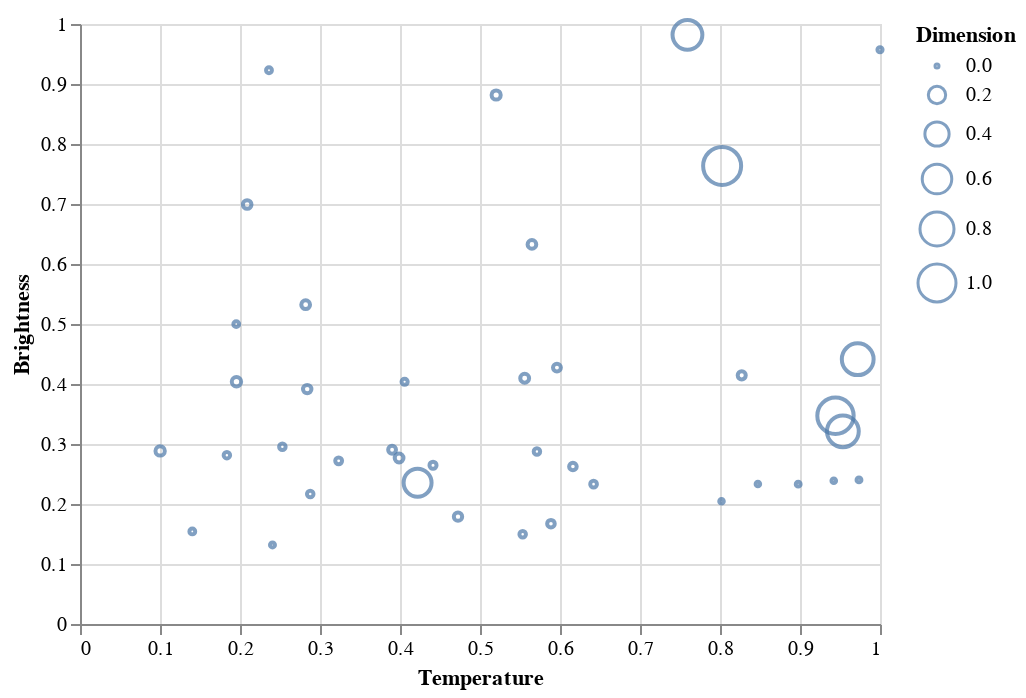

This figure's notebook cell:
### Code cell
data = dataset[dataset['Spectral_Class'] == 'O']
data

alt.Chart(data).mark_point().encode( 
    
    x = alt.X('Temperature',
         scale = alt.Scale(domain = (min(dataset.Temperature), max(dataset.Temperature))),
         axis = alt.Axis(format='K', title='Temperature')
         ),
    
    y = alt.Y('L',
         scale = alt.Scale(domain = (min(dataset.L), max(dataset.L))),
         axis = alt.Axis(format='K', title='Brightness')
         ),
    
    size = alt.Size('R', legend = alt.Legend(title = 'Dimension'))
)

### Figure 1 — Vega-Lite specification as saved in the notebook (floating-point values rounded to 4 significant figures)
{"config": {"view": {"continuousWidth": 400, "continuousHeight": 300}}, "data": {"name": "data-7f8a1b33dfd605b3d865c1abbbe713b0"}, "mark": "point", "encoding": {"size": {"type": "quantitative", "field": "R", "legend": {"title": "Dimension"}}, "x": {"type": "quantitative", "axis": {"format": "K", "title": "Temperature"}, "field": "Temperature", "scale": {"domain": [0.0, 1.0]}}, "y": {"type": "quantitative", "axis": {"format": "K", "title": "Brightness"}, "field": "L", "scale": {"domain": [0.0, 1.0]}}}, "$schema": "https://vega.github.io/schema/vega-lite/v4.8.1.json", "datasets": {"data-7f8a1b33dfd605b3d865c1abbbe713b0": [{"Temperature": 0.9737, "L": 0.2402, "R": 0.005436, "A_M": 0.2258, "Color": "Blue", "Spectral_Class": "O", "Type": "Main Sequence"}, {"Temperature": 0.8977, "L": 0.2331, "R": 0.005231, "A_M": 0.2351, "Color": "Blue", "Spectral_Class": "O", "Type": "Main Sequence"}, {"Temperature": 1.0, "L": 0.9571, "R": 0.007181, "A_M": 0.1779, "Color": "Blue", "Spectral_Class": "O", "Type": "Super Giants"}, {"Temperature": 0.5533, "L": 0.1495, "R": 0.01847, "A_M": 0.1926, "Color": "Blue", "Spectral_Class": "O", "Type": "Super Giants"}, {"Temperature": 0.3989, "L": 0.2767, "R": 0.04259, "A_M": 0.1573, "Color": "Blue", "Spectral_Class": "O", "Type": "Super Giants"}, {"Temperature": 0.2406, "L": 0.1319, "R": 0.006154, "A_M": 0.1879, "Color": "Blue", "Spectral_Class": "O", "Type": "Super Giants"}, {"Temperature": 0.3233, "L": 0.272, "R": 0.02155, "A_M": 0.1814, "Color": "Blue", "Spectral_Class": "O", "Type": "Super Giants"}, {"Temperature": 0.5962, "L": 0.4274, "R": 0.03233, "A_M": 0.1904, "Color": "Blue", "Spectral_Class": "O", "Type": "Super Giants"}, {"Temperature": 0.2878, "L": 0.2166, "R": 0.01847, "A_M": 0.1745, "Color": "Blue", "Spectral_Class": "O", "Type": "Super Giants"}, {"Temperature": 0.5887, "L": 0.1672, "R": 0.02925, "A_M": 0.1776, "Color": "Blue", "Spectral_Class": "O", "Type": "Super Giants"}, {"Temperature": 0.8271, "L": 0.4144, "R": 0.03438, "A_M": 0.1917, "Color": "Blue", "Spectral_Class": "O", "Type": "Super Giants"}, {"Temperature": 0.9422, "L": 0.2389, "R": 0.003516, "A_M": 0.2301, "Color": "Blue", "Spectral_Class": "O", "Type": "Main Sequence"}, {"Temperature": 0.6161, "L": 0.2625, "R": 0.02925, "A_M": 0.1876, "Color": "Blue", "Spectral_Class": "O", "Type": "Super Giants"}, {"Temperature": 0.253, "L": 0.2955, "R": 0.01847, "A_M": 0.1775, "Color": "Blue", "Spectral_Class": "O", "Type": "Super Giants"}, {"Temperature": 0.2821, "L": 0.5321, "R": 0.04259, "A_M": 0.197, "Color": "Blue", "Spectral_Class": "O", "Type": "Super Giants"}, {"Temperature": 0.1002, "L": 0.2884, "R": 0.04978, "A_M": 0.1654, "Color": "Blue", "Spectral_Class": "O", "Type": "Super Giants"}, {"Temperature": 0.1836, "L": 0.2814, "R": 0.01796, "A_M": 0.1432, "Color": "Blue", "Spectral_Class": "O", "Type": "Super Giants"}, {"Temperature": 0.1404, "L": 0.1542, "R": 0.01231, "A_M": 0.147, "Color": "Blue", "Spectral_Class": "O", "Type": "Super Giants"}, {"Temperature": 0.4725, "L": 0.1789, "R": 0.03746, "A_M": 0.1948, "Color": "Blue", "Spectral_Class": "O", "Type": "Super Giants"}, {"Temperature": 0.642, "L": 0.2331, "R": 0.02001, "A_M": 0.1904, "Color": "Blue", "Spectral_Class": "O", "Type": "Super Giants"}, {"Temperature": 0.4058, "L": 0.4037, "R": 0.01539, "A_M": 0.1823, "Color": "Blue", "Spectral_Class": "O", "Type": "Super Giants"}, {"Temperature": 0.1953, "L": 0.4998, "R": 0.01231, "A_M": 0.1854, "Color": "Blue", "Spectral_Class": "O", "Type": "Super Giants"}, {"Temperature": 0.422, "L": 0.2355, "R": 0.5363, "A_M": 0.1132, "Color": "Blue", "Spectral_Class": "O", "Type": "Hyper Giants"}, {"Temperature": 0.8474, "L": 0.2333, "R": 0.003275, "A_M": 0.2298, "Color": "Blue", "Spectral_Class": "O", "Type": "Main Sequence"}, {"Temperature": 0.8019, "L": 0.2046, "R": 0.003197, "A_M": 0.2364, "Color": "Blue", "Spectral_Class": "O", "Type": "Main Sequence"}, {"Temperature": 0.5712, "L": 0.2876, "R": 0.01796, "A_M": 0.1767, "Color": "Blue", "Spectral_Class": "O", "Type": "Super Giants"}, {"Temperature": 0.284, "L": 0.3915, "R": 0.039, "A_M": 0.1532, "Color": "Blue", "Spectral_Class": "O", "Type": "Super Giants"}, {"Temperature": 0.1956, "L": 0.4037, "R": 0.05029, "A_M": 0.1545, "Color": "Blue", "Spectral_Class": "O", "Type": "Super Giants"}, {"Temperature": 0.5649, "L": 0.6327, "R": 0.04157, "A_M": 0.1859, "Color": "Blue", "Spectral_Class": "O", "Type": "Super Giants"}, {"Temperature": 0.3901, "L": 0.2905, "R": 0.03182, "A_M": 0.1742, "Color": "Blue", "Spectral_Class": "O", "Type": "Super Giants"}, {"Temperature": 0.4413, "L": 0.2646, "R": 0.0236, "A_M": 0.1398, "Color": "Blue", "Spectral_Class": "O", "Type": "Super Giants"}, {"Temperature": 0.209, "L": 0.6992, "R": 0.04105, "A_M": 0.1457, "Color": "Blue", "Spectral_Class": "O", "Type": "Super Giants"}, {"Temperature": 0.2362, "L": 0.9229, "R": 0.01283, "A_M": 0.1781, "Color": "Blue", "Spectral_Class": "O", "Type": "Super Giants"}, {"Temperature": 0.5558, "L": 0.4095, "R": 0.04413, "A_M": 0.1881, "Color": "Blue", "Spectral_Class": "O", "Type": "Super Giants"}, {"Temperature": 0.5202, "L": 0.8816, "R": 0.04721, "A_M": 0.143, "Color": "Blue", "Spectral_Class": "O", "Type": "Super Giants"}, {"Temperature": 0.9536, "L": 0.3212, "R": 0.6959, "A_M": 0.08224, "Color": "Blue", "Spectral_Class": "O", "Type": "Hyper Giants"}, {"Temperature": 0.8027, "L": 0.7634, "R": 1.0, "A_M": 0.03377, "Color": "Blue", "Spectral_Class": "O", "Type": "Hyper Giants"}, {"Temperature": 0.9721, "L": 0.4413, "R": 0.6959, "A_M": 0.06223, "Color": "Blue", "Spectral_Class": "O", "Type": "Hyper Giants"}, {"Temperature": 0.7593, "L": 0.9819, "R": 0.6128, "A_M": 0.04034, "Color": "Blue", "Spectral_Class": "O", "Type": "Hyper Giants"}, {"Temperature": 0.9444, "L": 0.3472, "R": 0.9151, "A_M": 0.1288, "Color": "Blue", "Spectral_Class": "O", "Type": "Hyper Giants"}]}}
